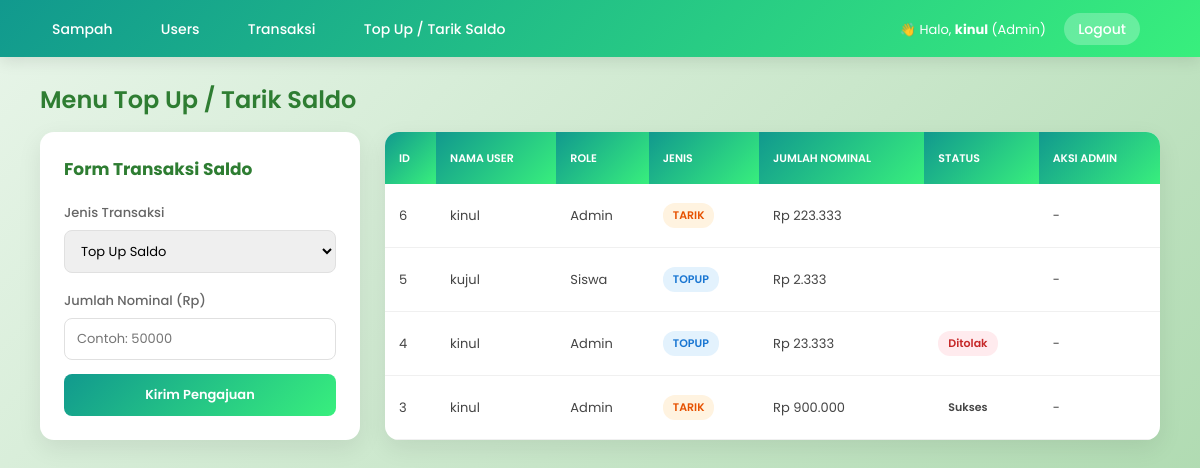
The app's page /tarik_saldo.php (signed in) with its own data.
### tables this page shows
CREATE TABLE `tarik_saldo` (
  `id_tarik` int(11) NOT NULL,
  `id_user` int(11) NOT NULL,
  `nominal` decimal(15,2) NOT NULL,
  `tanggal` datetime DEFAULT current_timestamp(),
  `status` enum('pending','sukses','ditolak') DEFAULT 'pending',
  `jenis` enum('tarik','topup') NOT NULL DEFAULT 'tarik'
);

CREATE TABLE `users` (
  `id_user` int(11) NOT NULL,
  `nama` varchar(100) NOT NULL,
  `username` varchar(50) NOT NULL,
  `password` varchar(255) NOT NULL,
  `saldo` decimal(15,2) DEFAULT 0.00,
  `role` enum('admin','siswa','pengepul','guru') DEFAULT 'admin'
);

### tarik_saldo.php (the view, shortened to what this page needs)
<?php
include "koneksi.php";
$id_login   = $_SESSION['id_user'];
$role_login = $_SESSION['role'];
if ($role_login == 'admin') {
    $query = "SELECT t.*, u.nama, u.role FROM tarik_saldo t JOIN users u ON t.id_user = u.id_user ORDER BY t.id_tarik DESC";
} else {
    $query = "SELECT t.*, u.nama, u.role FROM tarik_saldo t JOIN users u ON t.id_user = u.id_user WHERE t.id_user='$id_login' ORDER BY t.id_tarik DESC";
}
$data = mysqli_query($koneksi, $query);
?>
<!DOCTYPE html>
<html lang="id">
<head>
</head>
<body>
<nav style="display:flex; justify-content:space-between; align-items:center;">
    <div>
        <?php if ($_SESSION['role'] == 'admin') { ?>
            <a href="sampah.php">Sampah</a>
            <a href="users.php">Users</a>
        <?php } ?>
        <a href="transaksi.php">Transaksi</a>
        <a href="tarik_saldo.php">Top Up / Tarik Saldo</a>
    </div>
    <div>
        <span style="color:#fff; margin-right:14px; font-size:13px;">👋 Halo, <b><?= $_SESSION['nama'] ?></b> (<?= ucfirst($_SESSION['role']) ?>)</span>
        <a href="logout.php" style="background:rgba(255,255,255,0.25); padding:6px 14px; border-radius:20px;">Logout</a>
    </div>
</nav>
<h2>Menu Top Up / Tarik Saldo</h2>
<div class="container">
    <form method="POST">
        <h3>Form Transaksi Saldo</h3>
        <label>Jenis Transaksi</label>
        <select name="jenis" required>
            <option value="topup">Top Up Saldo</option>
        </select>
        <label>Jumlah Nominal (Rp)</label>
        <input type="number" name="jumlah" placeholder="Contoh: 50000" min="1000" required>
        <button type="submit" name="pengajuan">Kirim Pengajuan</button>
    </form>
    <table>
        <tr>
            <th>ID</th>
            <th>Nama User</th>
            <th>Role</th>
            <th>Jenis</th>
            <th>Jumlah Nominal</th>
            <th>Status</th>
            <?php if ($role_login == 'admin') { ?><th>Aksi Admin</th><?php } ?>
        </tr>
        <?php while ($row = mysqli_fetch_assoc($data)) { ?>
        <tr>
            <td><?= $row['id_tarik'] ?></td>
            <td><?= htmlspecialchars($row['nama']) ?></td>
            <td><?= ucfirst($row['role']) ?></td>
            <td>
                <span class="badge <?= $row['jenis'] == 'topup' ? 'badge-topup' : 'badge-tarik' ?>">
                    <?= strtoupper($row['jenis']) ?>
                </span>
            </td>
           <td>Rp <?= number_format($row['nominal'], 0, ',', '.') ?></td>
            <td>
                <span class="badge badge-<?= $row['status'] ?>">
                    <?= ucfirst($row['status']) ?>
                </span>
            </td>
            <?php if ($role_login == 'admin') { ?>
            <td>
                <?php if ($row['status'] == 'pending') { ?>
                    <a href="tarik_saldo.php?id=<?= $row['id_tarik'] ?>&aksi=setuju" class="btn-acc" onclick="return confirm('Setujui transaksi ini?')">Setujui</a>
                    <a href="tarik_saldo.php?id=<?= $row['id_tarik'] ?>&aksi=tolak" class="btn-reject" onclick="return confirm('Tolak transaksi ini?')">Tolak</a>
                <?php } else { echo "-"; } ?>
            </td>
            <?php } ?>
        </tr>
        <?php } ?>
    </table>
</div>
</body>
</html>

### tarik_saldo.php (style rules this page uses)
* { box-sizing: border-box; }
body { font-family: 'Poppins', sans-serif; margin: 0; min-height: 100vh; background: linear-gradient(135deg, #e8f5e9 0%, #c8e6c9 50%, #a5d6a7 100%); padding-bottom: 40px; }
h2 { color: #2e7d32; font-weight: 600; margin: 25px 40px 15px; }
.container { display: flex; gap: 25px; margin: 0 40px; flex-wrap: wrap; }
nav { background: linear-gradient(135deg, #11998e, #38ef7d); padding: 16px 40px; box-shadow: 0 4px 15px rgba(0,0,0,0.1); }
nav a { margin-right: 20px; text-decoration: none; color: #fff; font-weight: 500; font-size: 14px; padding: 6px 12px; border-radius: 6px; transition: background 0.2s; }
form { background: #fff; padding: 24px; border-radius: 14px; width: 320px; height: fit-content; box-shadow: 0 8px 25px rgba(0,0,0,0.08); }
form h3 { margin-top: 0; color: #2e7d32; font-size: 17px; }
form label { font-size: 13px; color: #666; font-weight: 500; }
input, select { width: 100%; padding: 10px 12px; margin: 6px 0 14px; border: 1.5px solid #e0e0e0; border-radius: 8px; font-family: 'Poppins', sans-serif; font-size: 13px; }
button { width: 100%; padding: 11px; border: none; border-radius: 8px; cursor: pointer; color: white; background: linear-gradient(135deg, #11998e, #38ef7d); font-family: 'Poppins', sans-serif; font-weight: 600; font-size: 13px; }
table { flex: 1; min-width: 300px; border-collapse: collapse; background: #fff; border-radius: 14px; overflow: hidden; box-shadow: 0 8px 25px rgba(0,0,0,0.08); }
th, td { padding: 12px 14px; text-align: left; font-size: 13px; }
th { background: linear-gradient(135deg, #11998e, #38ef7d); color: white; font-weight: 600; font-size: 11px; text-transform: uppercase; }
td { border-bottom: 1px solid #f0f0f0; color: #444; }
.badge { padding: 4px 10px; border-radius: 12px; font-size: 11px; font-weight: 600; display: inline-block; }
.badge-topup { background: #e3f2fd; color: #1976d2; }
.badge-tarik { background: #fff3e0; color: #e65100; }
.badge-ditolak { background: #ffebee; color: #c62828; }

### records on screen
tarik_saldo: id_tarik "6", id_user.nama "kinul", id_user.role "Admin", jenis "TARIK", nominal "223.333"
tarik_saldo: id_tarik "5", id_user.nama "kujul", id_user.role "Siswa", jenis "TOPUP", nominal "2.333"
tarik_saldo: id_tarik "4", id_user.nama "kinul", id_user.role "Admin", jenis "TOPUP", nominal "23.333", status "Ditolak"
tarik_saldo: id_tarik "3", id_user.nama "kinul", id_user.role "Admin", jenis "TARIK", nominal "900.000", status "Sukses"

### other values on screen
$_SESSION['nama'] "kinul"
$_SESSION['role'] "Admin"
